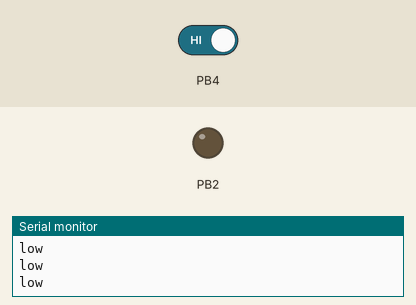
Bench run of a sketch on a simulated ATtiny85, built with avr-gcc and run on an emulated ATtiny85. On the bench: output pins drawn as LEDs (lit = HIGH), the last lines printed to the serial monitor. The inputs (shaded band) are chosen by the test bench; at power-on: PB4 HIGH.

Above: at 2.8 s.
2.9 s: PB4 driven LOW
At 4.1 s:
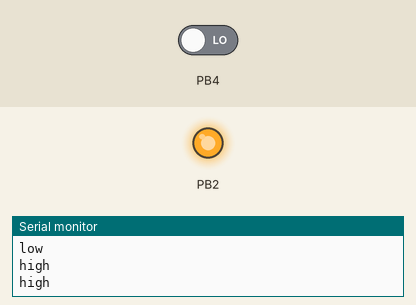
4.5 s: PB4 driven HIGH
At 5.6 s:
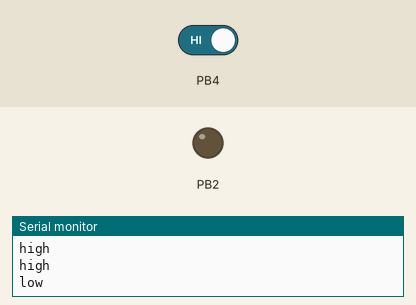
Timing chart, 0 to 7.5 s (numbered marks = the images above; inputs shaded):
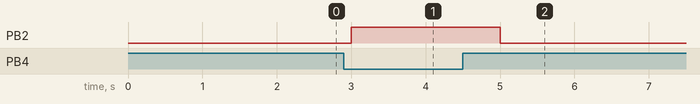

Measured:
- after the input at 2.9 s, PB2: LOW → HIGH after 0.10 s
- after the input at 4.5 s, PB2: HIGH → LOW after 0.50 s

The sketch:

button_led.ino
```cpp
void setup() {
  // put your setup code here, to run once:
pinMode(2,OUTPUT);
pinMode(4,INPUT);
int digitalRead(4);
Serial.begin(115200);
}

void loop() {
  int a=digitalRead(4);
  // put your main code here, to run repeatedly:
  if(a==0)
  {
   Serial.println("high");
 digitalWrite(2,HIGH);
delay(1000);
  }
  else
  {
  Serial.println("low");
 digitalWrite(2,LOW);
delay(1000);
}
}
```

LED_glowing.c
```cpp
/*
 * GccApplication1.c
 *
 * Created: 09-05-2019 14:17:24
 * Author : ALEKHYA.C
 */

#ifndef F_CPU
#define F_CPU 16000000UL // 6 MHz CLOCKSPEED
#endif
#include <avr/io.h>
#include <util/delay.h>


int main(void)
{
    DDRB=0XFF;
    while (1)
    {
		PORTB =0XFF;
		_delay_ms(100);
		PORTB = 0x00;
		_delay_ms(100);
    }
}
```
